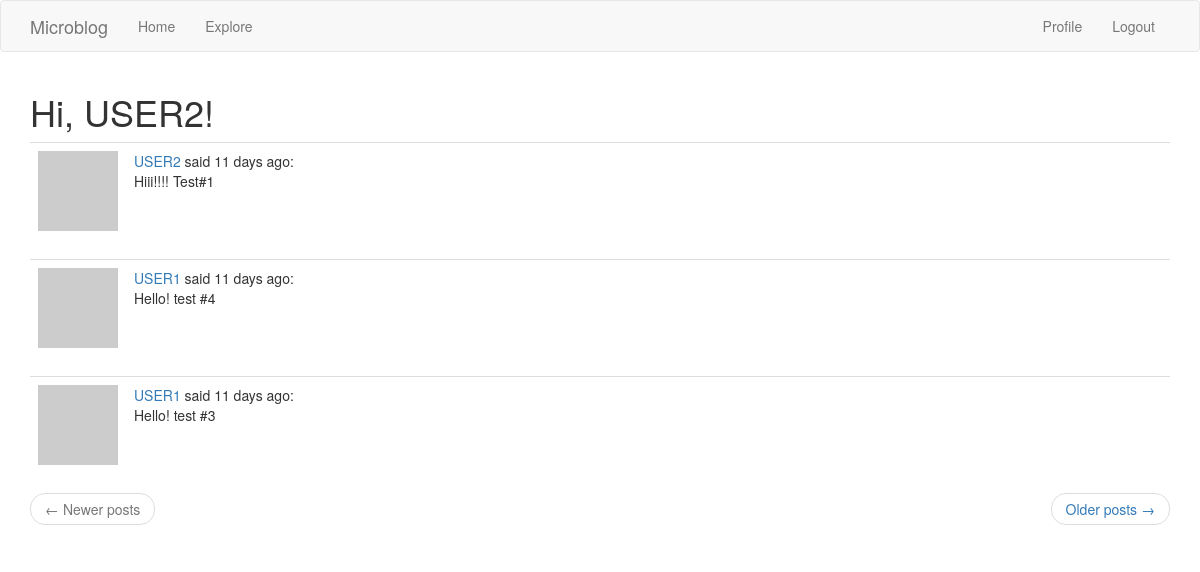
The page /explore (signed in) on the database as committed earlier.
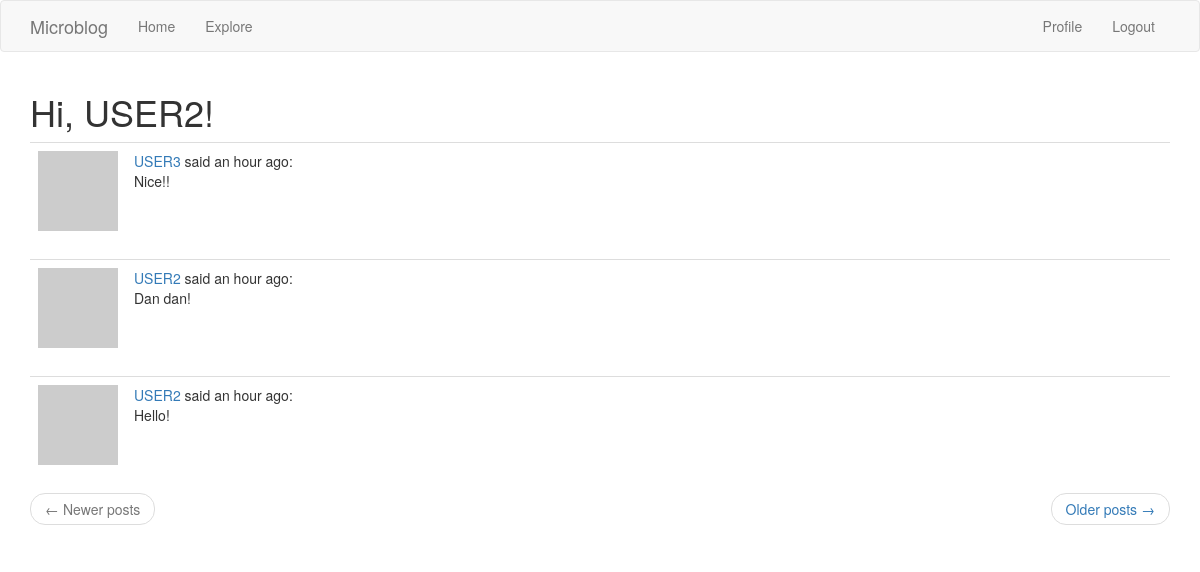
The same page on the database as committed later.
### app/models.py (models this page shows, shortened)
class Post(db.Model):
    id = db.Column(db.Integer, primary_key = True)
    caption = db.Column(db.String(150))
    timestamp = db.Column(db.DateTime, index = True, default = datetime.utcnow)
    user_id = db.Column(db.Integer, db.ForeignKey('user.id'))

class User(UserMixin, db.Model):
    id = db.Column(db.Integer, primary_key = True)
    username = db.Column(db.String(64), index = True, unique = True)
    email = db.Column(db.String(120),index = True, unique = True)
    password_hash = db.Column(db.String(128))
    posts = db.relationship('Post', backref = 'author', lazy = 'dynamic')
    about_me = db.Column(db.String(140))
    last_seen = db.Column(db.DateTime, default=datetime.utcnow)
    followed = db.relationship(
        'User', secondary=followers,
        primaryjoin=(followers.c.follower_id == id),
        secondaryjoin=(followers.c.followed_id == id),
        backref=db.backref('followers', lazy='dynamic'), lazy='dynamic')
    def avatar(self, size):
        digest = md5(self.email.lower().encode('utf-8')).hexdigest()
        return 'https://www.gravatar.com/avatar/{}?d=identicon&s={}'.format(
            digest, size)

### app/main/routes.py (the view)
@bp.route('/explore')
@login_required
def explore():
    page = request.args.get('page', 1, type = int)
    posts = Post.query.order_by(Post.timestamp.desc()).paginate(page, current_app.config['POSTS_PER_PAGE'], False)
    next_url = url_for('main.explore', page=posts.next_num) \
        if posts.has_next else None
    prev_url = url_for('main.explore', page=posts.prev_num) \
        if posts.has_prev else None
    return render_template('index.html', title = 'Explore', posts = posts.items, next_url=next_url, prev_url=prev_url)

### app/main/routes.py (called while the page is built)
@bp.before_app_request
def before_request():
    if current_user.is_authenticated:
        current_user.last_seen = datetime.utcnow()
        db.session.commit()

### app/models.py (called while the page is built)
@login.user_loader
def load_user(id):
    return User.query.get(int(id))

### app/templates/index.html (shortened to what this page needs)
{% extends "base.html" %}
{% import 'bootstrap/wtf.html' as wtf %}
{% block app_content %}
    <h1>Hi, {{ current_user.username }}!</h1>
    {% for post in posts %}
        {% include '_post.html' %}
    {% endfor %}
    <nav aria-label="...">
        <ul class="pager">
            <li class="previous{% if not prev_url %} disabled{% endif %}">
                <a href="{{ prev_url or '#' }}">
                    <span aria-hidden="true">&larr;</span> {{ ('Newer posts') }}
                </a>
            </li>
            <li class="next{% if not next_url %} disabled{% endif %}">
                <a href="{{ next_url or '#' }}">
                    {{ ('Older posts') }} <span aria-hidden="true">&rarr;</span>
                </a>
            </li>
        </ul>
    </nav>
{% endblock %}

### app/templates/_post.html
<table class="table table-hover">
    <tr>
        <td width="70px">
            <a href="{{ url_for('main.user', username=post.author.username) }}">
                <img src="{{ post.author.avatar(70) }}" />
            </a>
        </td>
        <td>
            <a href="{{ url_for('main.user', username=post.author.username) }}">
                {{ post.author.username }}
            </a>
            said {{ moment(post.timestamp).fromNow() }}:
            <br>
            {{ post.caption }}
        </td>
    </tr>
</table>

Rows that differ between the two databases and show on the page:
no longer on this page (row unchanged): Post: author.username "USER2", timestamp "11 days ago", caption "Hiii!!!! Test#1"
no longer on this page (row unchanged): Post: author.username "USER1", timestamp "11 days ago", caption "Hello! test #4"
no longer on this page (row unchanged): Post: author.username "USER1", timestamp "11 days ago", caption "Hello! test #3"
added Post: author.username "USER3", timestamp "an hour ago", caption "Nice!!"
added Post: author.username "USER2", timestamp "an hour ago", caption "Dan dan!"
added Post: author.username "USER2", timestamp "an hour ago", caption "Hello!"
